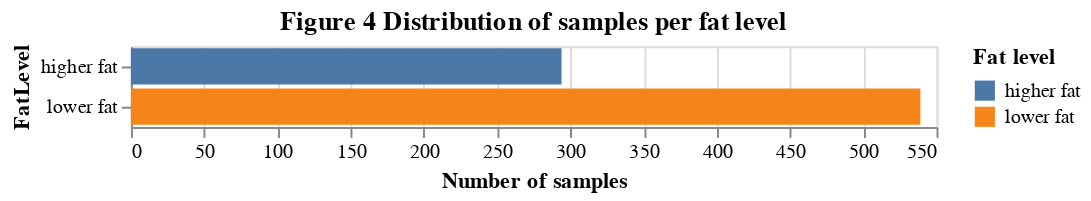

The code cell stored with this chart in its notebook:
### Markdown cell above
In order to discover if there is a **class imbalance issue** in the dataset, the following visualization will plot the distrubition of samples as per the fat level.

### Code cell
plot_4_dist_target = alt.Chart(train_df).mark_bar().encode(
    alt.X('count():Q',title="Number of samples"),
    alt.Y(target_column,type='nominal'),
    alt.Color('FatLevel:N',title="Fat level")
).properties(title="Figure 4 Distribution of samples per fat level")

plot_4_dist_target

### Figure 1 — Vega-Lite specification as saved in the notebook (floating-point values rounded to 4 significant figures; data arrays with more than 128 entries replaced by an {"elided": "..."} marker saying what was removed)
{"config": {"view": {"continuousWidth": 400, "continuousHeight": 300}}, "data": {"name": "data-06d58826f942e3391c8aad9cd1ad5295"}, "mark": "bar", "encoding": {"color": {"type": "nominal", "field": "FatLevel", "title": "Fat level"}, "x": {"type": "quantitative", "aggregate": "count", "title": "Number of samples"}, "y": {"type": "nominal", "field": "FatLevel"}}, "title": "Figure 4 Distribution of samples per fat level", "$schema": "https://vega.github.io/schema/vega-lite/v4.8.1.json", "datasets": {"data-06d58826f942e3391c8aad9cd1ad5295": {"elided": "833 records"}}}
